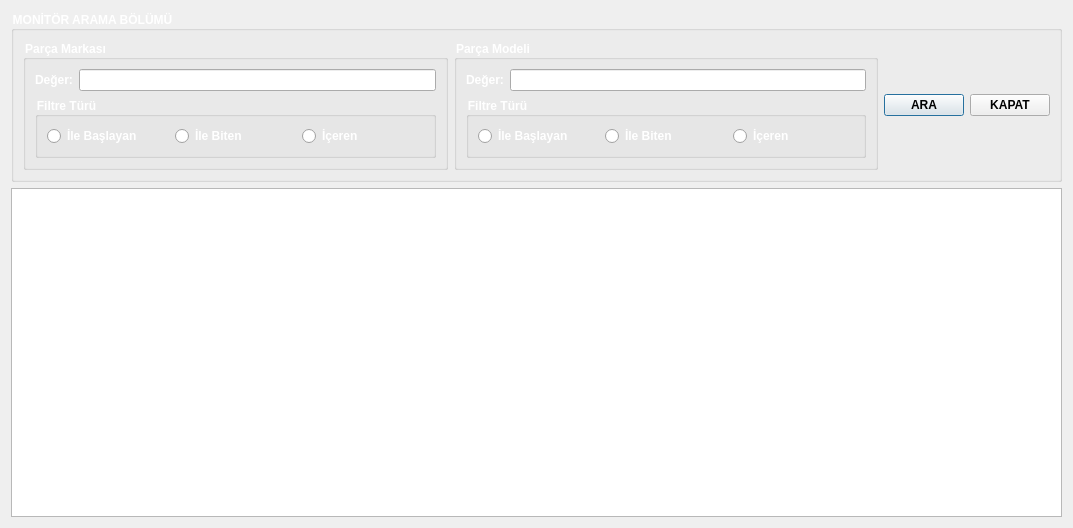
<?xml version="1.0" encoding="UTF-8"?>
<ui version="4.0">
 <class>TMOMonitorListeFormu</class>
 <widget class="QDialog" name="TMOMonitorListeFormu">
  <property name="geometry">
   <rect>
    <x>0</x>
    <y>0</y>
    <width>1073</width>
    <height>528</height>
   </rect>
  </property>
  <property name="windowTitle">
   <string>Monitör Liste Formu</string>
  </property>
  <property name="windowIcon">
   <iconset resource="../../Kaynaklar.qrc">
    <normaloff>:/resimler/monitor.jpg</normaloff>
    <normalon>:/resimler/monitor.jpg</normalon>:/resimler/monitor.jpg</iconset>
  </property>
  <property name="styleSheet">
   <string notr="true">
TMOMonitorListeFormu{

	
	background-image: url(:/resimler/monitor.jpg);
}

QLabel {
   font:Bold; 
   color: #ffffff;
}
QGroupBox {
    font:Bold;
color: #ffffff;
}
QPushButton{font:Bold;}
QRadioButton{
    font:Bold;
color: #ffffff;
}</string>
  </property>
  <layout class="QGridLayout" name="gridLayout_6">
   <item row="0" column="0">
    <widget class="QGroupBox" name="GPAramaBolumu">
     <property name="title">
      <string>MONİTÖR ARAMA BÖLÜMÜ</string>
     </property>
     <layout class="QGridLayout" name="gridLayout_5">
      <item row="0" column="1">
       <widget class="QGroupBox" name="GPParcaModeli">
        <property name="title">
         <string>Parça Modeli</string>
        </property>
        <layout class="QGridLayout" name="gridLayout_4">
         <item row="0" column="0">
          <widget class="QLabel" name="LPModeliDeger">
           <property name="text">
            <string>Değer:</string>
           </property>
          </widget>
         </item>
         <item row="0" column="1">
          <widget class="QLineEdit" name="LEPModeliDeger"/>
         </item>
         <item row="1" column="0" colspan="2">
          <widget class="QGroupBox" name="GPPModeliFiltreTuru">
           <property name="title">
            <string>Filtre Türü</string>
           </property>
           <layout class="QGridLayout" name="gridLayout_3">
            <item row="0" column="0">
             <widget class="QRadioButton" name="RBPModeliFTIleBaslayan">
              <property name="text">
               <string>İle Başlayan</string>
              </property>
             </widget>
            </item>
            <item row="0" column="1">
             <widget class="QRadioButton" name="RBPModeliIFTIleBiten">
              <property name="text">
               <string>İle Biten</string>
              </property>
             </widget>
            </item>
            <item row="0" column="2">
             <widget class="QRadioButton" name="RBPModeliFTIceren">
              <property name="text">
               <string>İçeren</string>
              </property>
             </widget>
            </item>
           </layout>
          </widget>
         </item>
        </layout>
       </widget>
      </item>
      <item row="0" column="2">
       <widget class="QPushButton" name="PBAra">
        <property name="text">
         <string>ARA</string>
        </property>
       </widget>
      </item>
      <item row="0" column="0">
       <widget class="QGroupBox" name="GPParcaMarkasi">
        <property name="title">
         <string>Parça Markası</string>
        </property>
        <layout class="QGridLayout" name="gridLayout_2">
         <item row="0" column="0">
          <widget class="QLabel" name="LPMarkasiDeger">
           <property name="text">
            <string>Değer:</string>
           </property>
          </widget>
         </item>
         <item row="0" column="1">
          <widget class="QLineEdit" name="LEPMarkasiDeger"/>
         </item>
         <item row="1" column="0" colspan="2">
          <widget class="QGroupBox" name="GPPMarkasiFiltreTuru">
           <property name="title">
            <string>Filtre Türü</string>
           </property>
           <layout class="QGridLayout" name="gridLayout">
            <item row="0" column="0">
             <widget class="QRadioButton" name="RBPMarkasiFTIleBaslayan">
              <property name="text">
               <string>İle Başlayan</string>
              </property>
             </widget>
            </item>
            <item row="0" column="1">
             <widget class="QRadioButton" name="RBPMarkasiFTIleBiten">
              <property name="text">
               <string>İle Biten</string>
              </property>
             </widget>
            </item>
            <item row="0" column="2">
             <widget class="QRadioButton" name="RBPMarkasiFTIceren">
              <property name="text">
               <string>İçeren</string>
              </property>
             </widget>
            </item>
           </layout>
          </widget>
         </item>
        </layout>
       </widget>
      </item>
      <item row="0" column="3">
       <widget class="QPushButton" name="PBKapat">
        <property name="text">
         <string>KAPAT</string>
        </property>
       </widget>
      </item>
     </layout>
    </widget>
   </item>
   <item row="1" column="0">
    <widget class="QTableWidget" name="TWTablo"/>
   </item>
  </layout>
 </widget>
 <resources>
  <include location="../../Kaynaklar.qrc"/>
 </resources>
 <connections>
  <connection>
   <sender>PBAra</sender>
   <signal>clicked()</signal>
   <receiver>TMOMonitorListeFormu</receiver>
   <slot>aramaYap()</slot>
   <hints>
    <hint type="sourcelabel">
     <x>928</x>
     <y>83</y>
    </hint>
    <hint type="destinationlabel">
     <x>1069</x>
     <y>182</y>
    </hint>
   </hints>
  </connection>
  <connection>
   <sender>PBKapat</sender>
   <signal>clicked()</signal>
   <receiver>TMOMonitorListeFormu</receiver>
   <slot>reject()</slot>
   <hints>
    <hint type="sourcelabel">
     <x>1019</x>
     <y>90</y>
    </hint>
    <hint type="destinationlabel">
     <x>1067</x>
     <y>141</y>
    </hint>
   </hints>
  </connection>
  <connection>
   <sender>LEPModeliDeger</sender>
   <signal>textChanged(QString)</signal>
   <receiver>TMOMonitorListeFormu</receiver>
   <slot>aramaYap()</slot>
   <hints>
    <hint type="sourcelabel">
     <x>777</x>
     <y>66</y>
    </hint>
    <hint type="destinationlabel">
     <x>1072</x>
     <y>70</y>
    </hint>
   </hints>
  </connection>
  <connection>
   <sender>RBPModeliFTIleBaslayan</sender>
   <signal>clicked()</signal>
   <receiver>TMOMonitorListeFormu</receiver>
   <slot>aramaYap()</slot>
   <hints>
    <hint type="sourcelabel">
     <x>533</x>
     <y>117</y>
    </hint>
    <hint type="destinationlabel">
     <x>1069</x>
     <y>105</y>
    </hint>
   </hints>
  </connection>
  <connection>
   <sender>RBPModeliIFTIleBiten</sender>
   <signal>clicked()</signal>
   <receiver>TMOMonitorListeFormu</receiver>
   <slot>aramaYap()</slot>
   <hints>
    <hint type="sourcelabel">
     <x>660</x>
     <y>109</y>
    </hint>
    <hint type="destinationlabel">
     <x>1070</x>
     <y>211</y>
    </hint>
   </hints>
  </connection>
  <connection>
   <sender>RBPModeliFTIceren</sender>
   <signal>clicked()</signal>
   <receiver>TMOMonitorListeFormu</receiver>
   <slot>aramaYap()</slot>
   <hints>
    <hint type="sourcelabel">
     <x>776</x>
     <y>113</y>
    </hint>
    <hint type="destinationlabel">
     <x>1072</x>
     <y>249</y>
    </hint>
   </hints>
  </connection>
  <connection>
   <sender>RBPMarkasiFTIceren</sender>
   <signal>clicked()</signal>
   <receiver>TMOMonitorListeFormu</receiver>
   <slot>aramaYap()</slot>
   <hints>
    <hint type="sourcelabel">
     <x>348</x>
     <y>110</y>
    </hint>
    <hint type="destinationlabel">
     <x>3</x>
     <y>223</y>
    </hint>
   </hints>
  </connection>
  <connection>
   <sender>RBPMarkasiFTIleBiten</sender>
   <signal>clicked()</signal>
   <receiver>TMOMonitorListeFormu</receiver>
   <slot>aramaYap()</slot>
   <hints>
    <hint type="sourcelabel">
     <x>196</x>
     <y>111</y>
    </hint>
    <hint type="destinationlabel">
     <x>3</x>
     <y>202</y>
    </hint>
   </hints>
  </connection>
  <connection>
   <sender>RBPMarkasiFTIleBaslayan</sender>
   <signal>clicked()</signal>
   <receiver>TMOMonitorListeFormu</receiver>
   <slot>aramaYap()</slot>
   <hints>
    <hint type="sourcelabel">
     <x>80</x>
     <y>111</y>
    </hint>
    <hint type="destinationlabel">
     <x>2</x>
     <y>179</y>
    </hint>
   </hints>
  </connection>
  <connection>
   <sender>LEPMarkasiDeger</sender>
   <signal>textChanged(QString)</signal>
   <receiver>TMOMonitorListeFormu</receiver>
   <slot>aramaYap()</slot>
   <hints>
    <hint type="sourcelabel">
     <x>226</x>
     <y>57</y>
    </hint>
    <hint type="destinationlabel">
     <x>0</x>
     <y>110</y>
    </hint>
   </hints>
  </connection>
 </connections>
 <slots>
  <slot>aramaYap()</slot>
 </slots>
</ui>
